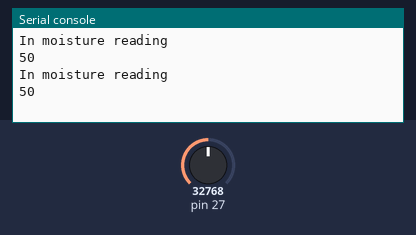
A program run on a simulated MicroPython board. Shown: the last lines printed to the serial console. The inputs (shaded band) are chosen by the test bench; at power-on: pin 27 = 32768 (analog values on the 0–65535 scale).

Above: at 1.2 s.
1.3 s: pin 27 set to 45874
At 2.6 s:
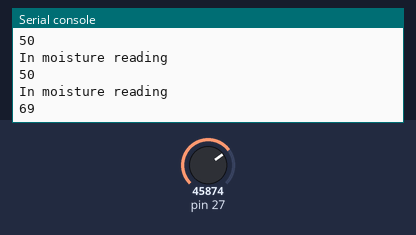
2.8 s: pin 27 set to 57670
At 3.4 s:
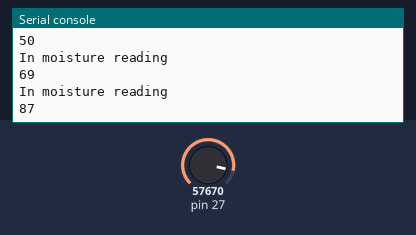
Timing chart, 0 to 5.8 s (numbered marks = the images above; inputs shaded):
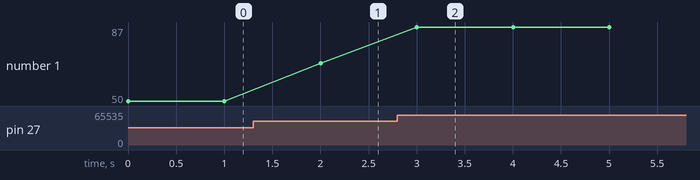

Measured:
- after the input at 1.3 s, the serial console: prints a new line after 0.70 s (image 1)
- after the input at 2.8 s, the serial console: prints a new line after 0.20 s (image 2)
- plotted number 1: 50 → 69 after the input at 1.3 s, 69 → 87 after the input at 2.8 s

The program:

moisture.py
```python
from machine import Pin, ADC
import time

class default_moisture_sensor:
    PIN = 27

class MoistureSensor:
    @classmethod
    def get_default_moisture_sensor(cls):
        return MoistureSensor(default_moisture_sensor.PIN)

    def __init__(self, moisturePin:int = default_moisture_sensor.PIN):
        """
        Implements for a moisture sensor using the built in 12-bit ADC.
        Reads from analog in and converts to a int from 0 (white) to 100 (black)

        :param leftPin: The pin the left moisture sensor is connected to
        :type leftPin: int
        :param rightPin: The pin the right moisture sensor is connected to
        :type rightPin: int
        """
        self._sensor = ADC(Pin(moisturePin))

        self.MAX_ADC_VALUE: int = 65536

    def _get_value(self, sensor: ADC) -> float:
        return int((sensor.read_u16() / self.MAX_ADC_VALUE) * 100)

    def read(self) -> int:
        """
        Gets the the reflectance of the left reflectance sensor
        : return: The reflectance ranging from 0 (white) to 1 (black)
        : rtype: int
        """
        print("In moisture reading")
        return self._get_value(self._sensor)

if __name__ == "__main__":
    ms = MoistureSensor.get_default_moisture_sensor()
    while True:
        print(ms.read())
        time.sleep(1)
```
